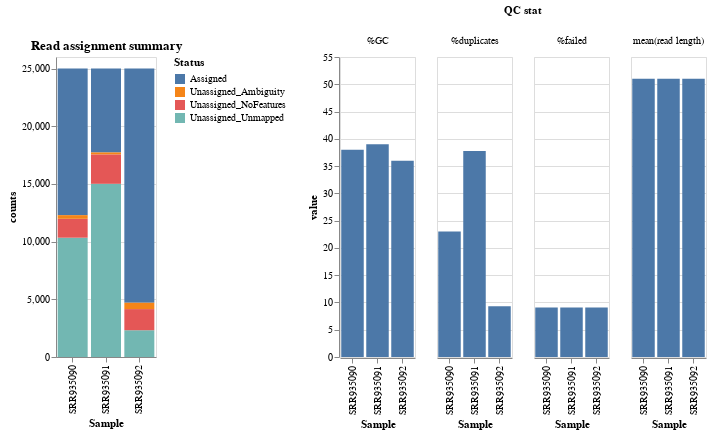

Notebook code cell kept with this figure:
### Code cell
#| label: "fig-barplot"
#| fig-cap: "Barplot of assigned reads per sample"
#| fig-cap-location: "bottom"
multiqc = pd.read_csv(multiqc_file, sep="\t", index_col=0)
multiqc.rename(columns = lambda x: x.replace("FastQC_mqc-generalstats-fastqc-", ""), inplace=True)
multiqc.rename(columns={'percent_duplicates': '%duplicates', 'percent_gc': '%GC', 'avg_sequence_length': 
                        'mean(read length)', 'percent_fails': '%failed', 'total_sequences': 'total seqs'}, inplace=True)
multiqc_plot_data = pd.melt(multiqc.drop("total seqs", axis=1).reset_index(), id_vars=["Sample"], var_name="QC stat", value_name="value")
counts_summary = pd.read_csv(summary_file, sep="\t", index_col=0)
counts_summary.rename(columns = lambda x: x.split("/")[-1].replace(".sorted.bam",""), inplace=True)
summary_plot_data = counts_summary.loc[counts_summary.sum(axis=1)>0]
summary_plot_data = pd.melt(summary_plot_data.reset_index(), id_vars=["Status"], var_name="Sample", value_name="counts")

chart1 = alt.Chart(summary_plot_data, title="Read assignment summary").mark_bar().encode(
    x="Sample", y="counts", color="Status",
    tooltip=["Sample","Status","counts"]
).properties(width=100, height=300)

chart2 = alt.Chart(multiqc_plot_data).mark_bar().encode(
    y="value", x="Sample", column="QC stat",
    tooltip=["Sample","value"]
).properties(width=75, height=300)

alt.hconcat(chart1, chart2).resolve_scale(color="independent")

### Figure 1 — Vega-Lite specification as saved in the notebook (floating-point values rounded to 4 significant figures)
{"config": {"view": {"continuousWidth": 300, "continuousHeight": 300}}, "hconcat": [{"data": {"name": "data-84921aec29f078b95fbf2d1557e7c50f"}, "mark": {"type": "bar"}, "encoding": {"color": {"field": "Status", "type": "nominal"}, "tooltip": [{"field": "Sample", "type": "nominal"}, {"field": "Status", "type": "nominal"}, {"field": "counts", "type": "quantitative"}], "x": {"field": "Sample", "type": "nominal"}, "y": {"field": "counts", "type": "quantitative"}}, "height": 300, "title": "Read assignment summary", "width": 100}, {"data": {"name": "data-a062b4653078901015d52554de09691e"}, "mark": {"type": "bar"}, "encoding": {"column": {"field": "QC stat", "type": "nominal"}, "tooltip": [{"field": "Sample", "type": "nominal"}, {"field": "value", "type": "quantitative"}], "x": {"field": "Sample", "type": "nominal"}, "y": {"field": "value", "type": "quantitative"}}, "height": 300, "width": 75}], "resolve": {"scale": {"color": "independent"}}, "$schema": "https://vega.github.io/schema/vega-lite/v5.15.1.json", "datasets": {"data-84921aec29f078b95fbf2d1557e7c50f": [{"Status": "Assigned", "Sample": "SRR935090", "counts": 12707}, {"Status": "Unassigned_Unmapped", "Sample": "SRR935090", "counts": 10339}, {"Status": "Unassigned_NoFeatures", "Sample": "SRR935090", "counts": 1637}, {"Status": "Unassigned_Ambiguity", "Sample": "SRR935090", "counts": 317}, {"Status": "Assigned", "Sample": "SRR935091", "counts": 7273}, {"Status": "Unassigned_Unmapped", "Sample": "SRR935091", "counts": 15010}, {"Status": "Unassigned_NoFeatures", "Sample": "SRR935091", "counts": 2551}, {"Status": "Unassigned_Ambiguity", "Sample": "SRR935091", "counts": 166}, {"Status": "Assigned", "Sample": "SRR935092", "counts": 20300}, {"Status": "Unassigned_Unmapped", "Sample": "SRR935092", "counts": 2320}, {"Status": "Unassigned_NoFeatures", "Sample": "SRR935092", "counts": 1832}, {"Status": "Unassigned_Ambiguity", "Sample": "SRR935092", "counts": 548}], "data-a062b4653078901015d52554de09691e": [{"Sample": "SRR935090", "QC stat": "%duplicates", "value": 22.99}, {"Sample": "SRR935091", "QC stat": "%duplicates", "value": 37.76}, {"Sample": "SRR935092", "QC stat": "%duplicates", "value": 9.308}, {"Sample": "SRR935090", "QC stat": "%GC", "value": 38.0}, {"Sample": "SRR935091", "QC stat": "%GC", "value": 39.0}, {"Sample": "SRR935092", "QC stat": "%GC", "value": 36.0}, {"Sample": "SRR935090", "QC stat": "mean(read length)", "value": 51.0}, {"Sample": "SRR935091", "QC stat": "mean(read length)", "value": 51.0}, {"Sample": "SRR935092", "QC stat": "mean(read length)", "value": 51.0}, {"Sample": "SRR935090", "QC stat": "%failed", "value": 9.091}, {"Sample": "SRR935091", "QC stat": "%failed", "value": 9.091}, {"Sample": "SRR935092", "QC stat": "%failed", "value": 9.091}]}}
